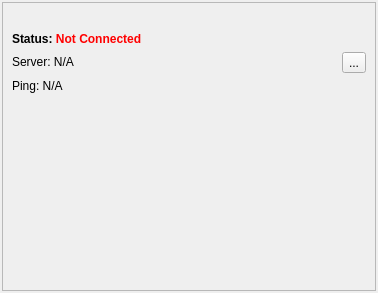
<?xml version="1.0" encoding="UTF-8"?>
<ui version="4.0">
 <class>GeneralWidget</class>
 <widget class="QDockWidget" name="GeneralWidget">
  <property name="geometry">
   <rect>
    <x>0</x>
    <y>0</y>
    <width>378</width>
    <height>293</height>
   </rect>
  </property>
  <property name="features">
   <set>QDockWidget::DockWidgetFloatable|QDockWidget::DockWidgetMovable</set>
  </property>
  <property name="allowedAreas">
   <set>Qt::AllDockWidgetAreas</set>
  </property>
  <property name="windowTitle">
   <string>General</string>
  </property>
  <widget class="QWidget" name="dockWidgetContents">
   <layout class="QHBoxLayout" name="horizontalLayout">
    <property name="spacing">
     <number>0</number>
    </property>
    <property name="margin">
     <number>2</number>
    </property>
    <item>
     <widget class="QFrame" name="frame">
      <property name="frameShape">
       <enum>QFrame::StyledPanel</enum>
      </property>
      <property name="frameShadow">
       <enum>QFrame::Plain</enum>
      </property>
      <layout class="QVBoxLayout" name="verticalLayout">
       <item>
        <widget class="QLabel" name="LabelAppName">
         <property name="text">
          <string/>
         </property>
        </widget>
       </item>
       <item>
        <widget class="QLabel" name="LabelStatus">
         <property name="text">
          <string>&lt;html&gt;&lt;head/&gt;&lt;body&gt;&lt;p&gt;&lt;span style=&quot; font-weight:600;&quot;&gt;Status: &lt;/span&gt;&lt;span style=&quot; font-weight:600; color:#ff0000;&quot;&gt;Not Connected&lt;/span&gt;&lt;/p&gt;&lt;/body&gt;&lt;/html&gt;</string>
         </property>
        </widget>
       </item>
       <item>
        <layout class="QHBoxLayout" name="horizontalLayout_3">
         <item>
          <widget class="QLabel" name="LabelServer">
           <property name="text">
            <string>&lt;html&gt;&lt;head/&gt;&lt;body&gt;&lt;p&gt;Server: N/A&lt;/p&gt;&lt;/body&gt;&lt;/html&gt;</string>
           </property>
          </widget>
         </item>
         <item>
          <widget class="QToolButton" name="ButtonConnect">
           <property name="text">
            <string>...</string>
           </property>
          </widget>
         </item>
        </layout>
       </item>
       <item>
        <widget class="QLabel" name="LabelPing">
         <property name="text">
          <string>&lt;html&gt;&lt;head/&gt;&lt;body&gt;&lt;p&gt;Ping: N/A&lt;/p&gt;&lt;/body&gt;&lt;/html&gt;</string>
         </property>
        </widget>
       </item>
       <item>
        <spacer name="verticalSpacer_2">
         <property name="orientation">
          <enum>Qt::Vertical</enum>
         </property>
         <property name="sizeHint" stdset="0">
          <size>
           <width>88</width>
           <height>140</height>
          </size>
         </property>
        </spacer>
       </item>
      </layout>
     </widget>
    </item>
   </layout>
  </widget>
 </widget>
 <resources/>
 <connections/>
</ui>
